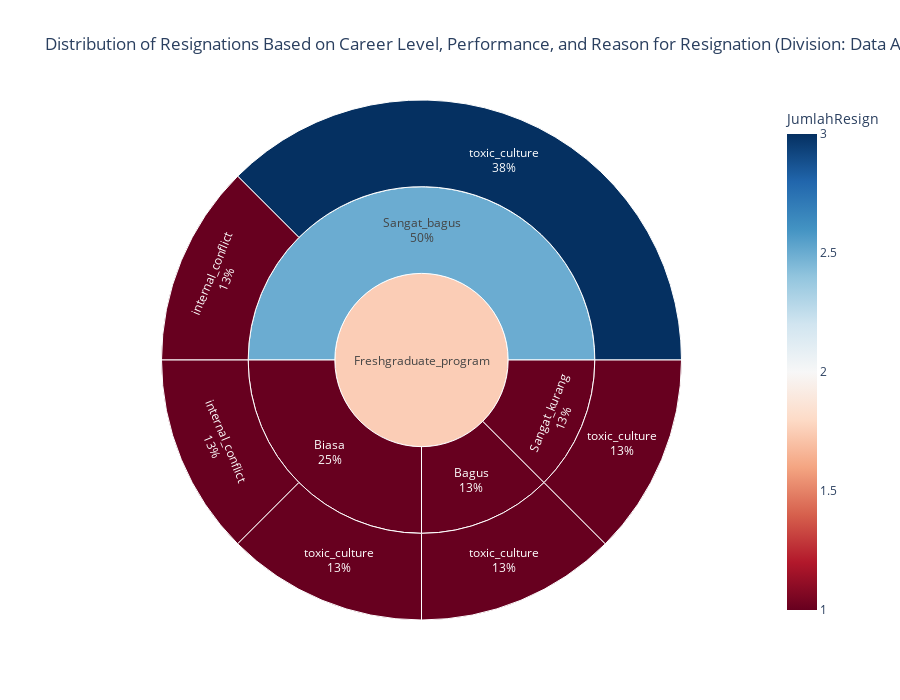

The code cell stored with this chart in its notebook:
### Code cell
import plotly.express as px

fig = px.sunburst(
    df_aggr_divisi,
    path=['JenjangKarir', 'PerformancePegawai', 'AlasanResign'],  # Hierarki
    values='JumlahResign',
    title=f'Distribution of Resignations Based on Career Level, Performance, and Reason for Resignation (Division: {divisi_tertinggi["Pekerjaan"]})',
    color='JumlahResign',
    color_continuous_scale='RdBu',
    width=900,
    height=700  
)

fig.update_traces(textinfo='label+percent entry')
fig.show()

### Figure 1 — Plotly figure (JSON) as saved in the notebook; plotly's stock layout.template omitted (floating-point values rounded to 4 significant figures)
{"data": [{"branchvalues": "total", "customdata": [[1.0], [1.0], [1.0], [1.0], [3.0], [1.0], [1.0], [1.0], [2.5], [1.0], [1.75]], "domain": {"x": [0, 1], "y": [0, 1]}, "hovertemplate": "labels=%{label}<br>JumlahResign_sum=%{value}<br>parent=%{parent}<br>id=%{id}<br>JumlahResign=%{color}<extra></extra>", "ids": ["Freshgraduate_program/Bagus/toxic_culture", "Freshgraduate_program/Biasa/internal_conflict", "Freshgraduate_program/Biasa/toxic_culture", "Freshgraduate_program/Sangat_bagus/internal_conflict", "Freshgraduate_program/Sangat_bagus/toxic_culture", "Freshgraduate_program/Sangat_kurang/toxic_culture", "Freshgraduate_program/Bagus", "Freshgraduate_program/Biasa", "Freshgraduate_program/Sangat_bagus", "Freshgraduate_program/Sangat_kurang", "Freshgraduate_program"], "labels": ["toxic_culture", "internal_conflict", "toxic_culture", "internal_conflict", "toxic_culture", "toxic_culture", "Bagus", "Biasa", "Sangat_bagus", "Sangat_kurang", "Freshgraduate_program"], "marker": {"coloraxis": "coloraxis", "colors": [1.0, 1.0, 1.0, 1.0, 3.0, 1.0, 1.0, 1.0, 2.5, 1.0, 1.75]}, "name": "", "parents": ["Freshgraduate_program/Bagus", "Freshgraduate_program/Biasa", "Freshgraduate_program/Biasa", "Freshgraduate_program/Sangat_bagus", "Freshgraduate_program/Sangat_bagus", "Freshgraduate_program/Sangat_kurang", "Freshgraduate_program", "Freshgraduate_program", "Freshgraduate_program", "Freshgraduate_program", ""], "textinfo": "label+percent entry", "type": "sunburst", "values": [1.0, 1.0, 1.0, 1.0, 3.0, 1.0, 1.0, 2.0, 4.0, 1.0, 8.0]}], "layout": {"coloraxis": {"colorbar": {"title": {"text": "JumlahResign"}}, "colorscale": [[0, "rgb(103,0,31)"], [0.1, "rgb(178,24,43)"], [0.2, "rgb(214,96,77)"], [0.3, "rgb(244,165,130)"], [0.4, "rgb(253,219,199)"], [0.5, "rgb(247,247,247)"], [0.6, "rgb(209,229,240)"], [0.7, "rgb(146,197,222)"], [0.8, "rgb(67,147,195)"], [0.9, "rgb(33,102,172)"], [1, "rgb(5,48,97)"]]}, "height": 700, "legend": {"tracegroupgap": 0}, "title": {"text": "Distribution of Resignations Based on Career Level, Performance, and Reason for Resignation (Division: Data Analyst)"}, "width": 900}}
